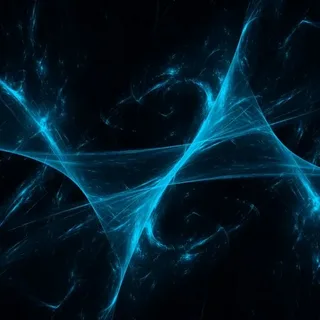
#> input picture Lab3/img2.jpg, 320 x 320 px, found by its file name
$ python Lab9_3.py
#> lines starting #> are read from the running program, lines starting #| are printed output that depends on the picture
import cv2 as cv

# === ЛР9_3. SIFT — масштабно-инвариантные признаки
# === https://docs.opencv.org/3.4/da/df5/tutorial_py_sift_intro.html

# 1. Загружаем изображение
img = cv.imread('Lab3/img2.jpg')
#> img is the input picture: shape (320, 320, 3); mean B, G, R 38.4, 25.7, 3
assert img is not None, "Файл Lab3/img2.jpg не найден."

gray = cv.cvtColor(img, cv.COLOR_BGR2GRAY)
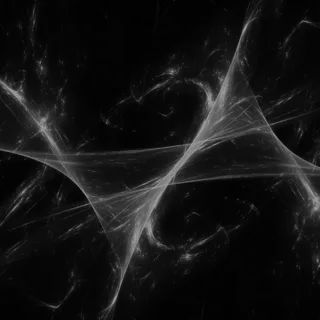
#> gray: shape (320, 320); min 0, max 164, mean 20.3

# 2. Создаём объект SIFT
sift = cv.SIFT_create()

# 3. Детектируем ключевые точки и вычисляем дескрипторы
keypoints, descriptors = sift.detectAndCompute(gray, None)
#> keypoints = 186 keypoints; strongest (x, y, size): (18, 95, 8.2), (43, 126, 11.4), (23, 192, 2.2), (187, 256, 4.1)

print(f"Найдено ключевых точек: {len(keypoints)}")
#| Найдено ключевых точек: 186

# 4. Рисуем ключевые точки на изображении
img_keypoints = cv.drawKeypoints(
    img, keypoints, None,
    flags=cv.DRAW_MATCHES_FLAGS_DRAW_RICH_KEYPOINTS
)
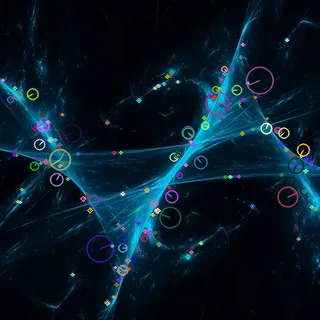
#> img_keypoints: shape (320, 320, 3); mean B, G, R 39.8, 27.4, 7.1

cv.imshow('SIFT keypoints', img_keypoints)
cv.waitKey(0)
cv.destroyAllWindows()
